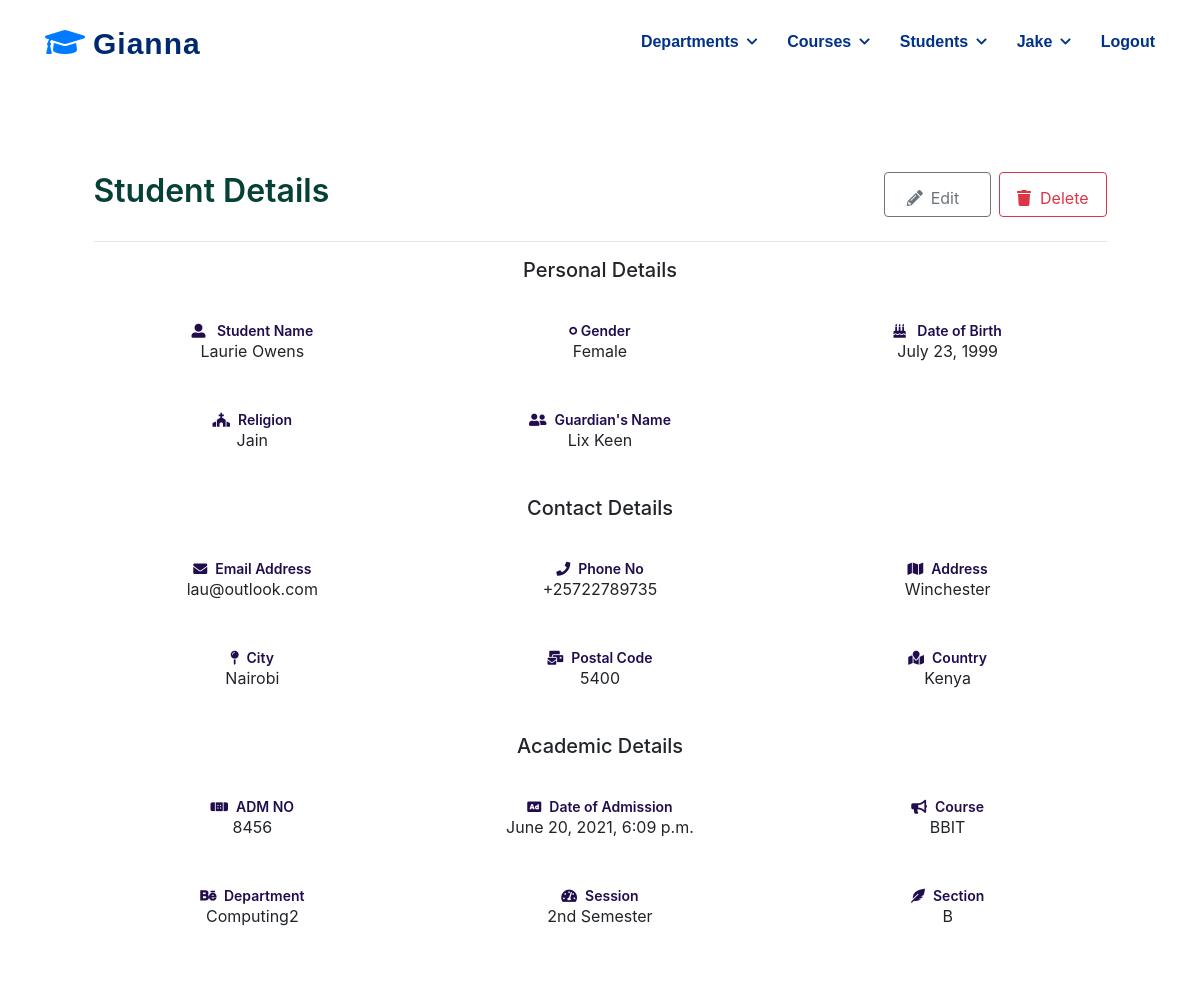
The page /core/student/details/2/ (signed in) on the database its author committed.
### core/models.py (models this page shows, shortened)
class User(AbstractUser):
    power = models.ForeignKey(Power, null=True, blank=True, on_delete=models.SET_NULL)
    pass

class Student(models.Model):
    admno = models.IntegerField()
    name = models.CharField(max_length=100)
    gender = models.CharField(max_length=50, choices=gender_choices)
    dob = models.DateField()
    dateofadmission = models.DateTimeField(auto_now_add=True)
    religion = models.CharField(max_length=50, choices=religion_choices)
    course = models.ForeignKey(Course, blank=True, null=True, on_delete=models.SET_NULL)
    department = models.ForeignKey(Department, blank=True, null=True, on_delete=models.SET_NULL)
    session = models.CharField(max_length=50, choices=session_choices)
    section = models.CharField(max_length=50, choices=section_choices)
    guardian = models.CharField(max_length=100)
    email = models.EmailField()
    phoneno = models.CharField(max_length=12)
    address = models.CharField(max_length=100)
    city = models.CharField(max_length=50)
    postal_code = models.CharField(max_length=20)
    country = models.CharField(max_length=50)

class Course(models.Model):
    name = models.CharField(max_length=20)
    department = models.ForeignKey(Department, null=True, blank=True, on_delete=models.SET_NULL)
    intake = models.IntegerField()
    created = models.DateField(auto_now_add=True)
    code = models.CharField(max_length=6)
    def __str__(self):
        return self.name

class Department(models.Model):
    name = models.CharField(max_length=20)

### core/views.py (the view)
# urls.py: path('student/details/<int:pk>/', StudentDetailView.as_view(), name='student-details'),
class StudentDetailView(LoginRequiredMixin,generic.DetailView):
    template_name = 'core/student_detail.html'
    queryset = Student.objects.all()
    context_object_name = 'student'

### core/templates/core/student_detail.html
{% extends 'base.html' %}
{% block content %}
<div class="row min-vh-100">
    <div class="col-12">
        <section>
            <div class="col-xl-12 col-lg-12 col-md-9 col-sm-12 col-12">
                <div class="card mx-auto border-0 view-card" style="width: 90%;">
                    <div class="card-body">
                        <div class="row">
                            <div class="col-md-9">
                                <h4 class="mt-2 card-tt" style="float: left; color: rgb(5, 65, 54); font-size: 32px;" >Student Details</h4>
                            </div>
                            <div class="col-md-3 d-flex justify-content-between align-items-center">
                                <a href="{% url 'core:student-update' student.id %}" class="btn btn-outline-secondary m-2">
                                    <i class="fa fa-pencil-alt mr-2"></i>Edit &nbsp;
                                </a>
                                <a href="{% url 'core:student-delete' student.id %}" class="btn btn-outline-danger">
                                    <i class="fa fa-trash"></i>&nbsp; Delete
                                </a>
                            </div>
                        </div>
                        <hr>
                        <h5 class="card-title">Personal Details</h5>
                        <br>
                        <div class="row">
                            <div class="col-md-4">
                                <label><i class="fa fa-user-alt mr-2"></i> Student Name</label>
                                <p>{{ student.name }}</p>
                            </div>
                            <div class="col-md-4">
                                <label><i class="fa fa-genderless"></i>  Gender</label>
                                <p>{{ student.gender }}</p>
                            </div>
                            <div class="col-md-4">
                                <label><i class="fa fa-birthday-cake mr-2"></i>  Date of Birth</label>
                                <p>{{ student.dob }}</p>
                            </div>
                        </div>
                        <br>
                        <div class="row">
                            <div class="col-md-4">
                                <label><i class="fa fa-church mr-2"></i>Religion </label>
                                <p>{{ student.religion}}</p>
                            </div>
                            <div class="col-md-4">
                                <label><i class="fa fa-user-friends mr-2"></i>Guardian's Name</label>
                                <p>{{ student.guardian }}</p>
                            </div>
                        </div>
                        <br>
                        <h5 class="card-title">Contact Details</h5>
                        <br>
                        <div class="row">
                            <div class="col-md-4">
                                <label><i class="fa fa-envelope mr-2"></i>Email Address</label>
                                <p>{{ student.email }}</p>
                            </div>
                            <div class="col-md-4">
                                <label><i class="fa fa-phone mr-2"></i>Phone No</label>
                                <p>{{ student.phoneno }}</p>
                            </div>
                            <div class="col-md-4">
                                <label><i class="fa fa-map mr-2"></i>Address</label>
                                <p>{{ student.address }}</p>
                            </div>
                        </div>
                        <br>
                        <div class="row">
                            <div class="col-md-4">
                                <label><i class="fa fa-map-pin mr-2"></i>City</label>
                                <p>{{ student.city }}</p>
                            </div>
                            <div class="col-md-4">
                                <label><i class="fa fa-mail-bulk mr-2"></i>Postal Code</label>
                                <p>{{ student.postal_code }}</p>
                            </div>
                            <div class="col-md-4">
                                <label><i class="fa fa-map-marked mr-2"></i>Country</label>
                                <p>{{ student.country }}</p>
                            </div>
                        </div>
                        <br>
                        <h5 class="card-title">Academic Details</h5>
                        <br>
                        <div class="row">
                            <div class="col-md-4">
                                <label><i class="fa fa-band-aid mr-2"></i>ADM NO</label>
                                <p>{{ student.admno }}</p>
                            </div>
                            <div class="col-md-4">
                                <label><i class="fa fa-ad mr-2"></i>Date of Admission</label>
                                <p>{{ student.dateofadmission }}</p>
                            </div>
                            <div class="col-md-4">
                                <label><i class="fa fa-bullhorn mr-2"></i>Course</label>
                                <p>{{ student.course }}</p>
                            </div>
                        </div>
                        <br>
                        <div class="row">
                            <div class="col-md-4">
                                <label><i class="fab fa-behance mr-2"></i>Department</label>
                                <p>{{ student.department.name }}</p>
                            </div>
                            <div class="col-md-4">
                                <label><i class="fa fa-tachometer-alt mr-2"></i>Session</label>
                                <p>{{ student.session }}</p>
                            </div>
                            <div class="col-md-4">
                                <label><i class="fa fa-feather-alt mr-2"></i>Section</label>
                                <p>{{ student.section }}</p>
                            </div>
                        </div>
                    </div>
                </div>
            </div>
        </section>
    </div>
</div>
{% endblock content %}

### templates/navbar.html (shortened to what this page needs)
<header class="header">
    <div class="container-fluid container-xl d-flex align-items-center justify-content-between">
        <a href="{% url 'home' %}" class="logo d-flex align-items-center">
            <i class="fa fa-graduation-cap fa-2x mr-2"></i>
            <span>Gianna</span>
        </a>
        <nav class="navbar">
            <ul>
                {% if request.user.is_authenticated %}
                    <li class="dropdown"><a href="#"><span>Departments</span> </a>
                    </li>
                    <li class="dropdown"><a href="#"><span>Courses</span> </a>
                    </li>
                    <li class="dropdown"><a href="#"><span>Students</span> </a>
                    </li>
                    <li class="dropdown"><a href="#"><span>{{ request.user.username }}</span> </a>
                    </li>
                    <li>
                        <a class="nav-link" href="{% url 'logout' %}">Logout</a>
                    </li>
                {% endif %}
            </ul>
        </nav>
    </div>
</header>

### static/misc/css/custom.css (style rules this page uses)
.header { transition: all .5s; z-index: 997; padding: 20px 0; }
.header .logo { line-height: 0; }
.header .logo span { font-size: 30px; font-weight: 700; letter-spacing: 1px; color: #012970; font-family: 'Lucida Sans', 'Lucida Sans Regular', 'Lucida Grande', 'Lucida Sans Unicode', Geneva, Verdana, sans-serif; margin-top: 3px; }
.navbar { padding: 0; }
.navbar ul { margin: 0; padding: 0; display: flex; list-style: none; align-items: center; }
.navbar li { position: relative; }
.navbar a { display: flex; align-items: center; justify-content: space-between; padding: 10px 0 10px 30px; font-family: 'Lucida Sans', 'Lucida Sans Regular', 'Lucida Grande', 'Lucida Sans Unicode', Geneva, Verdana, sans-serif; font-size: 16px; font-weight: 700; color: #013289; white-space: nowrap; transition: .3s; }
section { margin: 0%; }
.view-card { width: 1300px; margin: 0 auto; margin-bottom: 110px; border-radius: 0px; }
.view-card .card-body { text-align: center; }
.view-card .card-tt { font-size: 32px; font-weight: 600; color: #210d4e; }
.view-card p { margin-top: -10px; margin-bottom: 20px; font-size: 16px; }
.view-card label { font-weight: 600; font-size: 14px; color: #210d4e; }
.view-card a.btn.btn-outline-danger, .view-card a.btn.btn-outline-secondary { width: 140px; height: 45px; padding-top: 13px; }

### rows shown on the page
User: user.username "Jake"
Student: name "Laurie Owens", gender "Female", dob "July 23, 1999", religion "Jain", guardian "Lix Keen", email "lau@outlook.com", phoneno "+25722789735", address "Winchester", city "Nairobi", postal_code "5400", country "Kenya", admno "8456", dateofadmission "June 20, 2021, 6:09 p.m.", course "BBIT", department.name "Computing2", session "2nd Semester", section "B"
